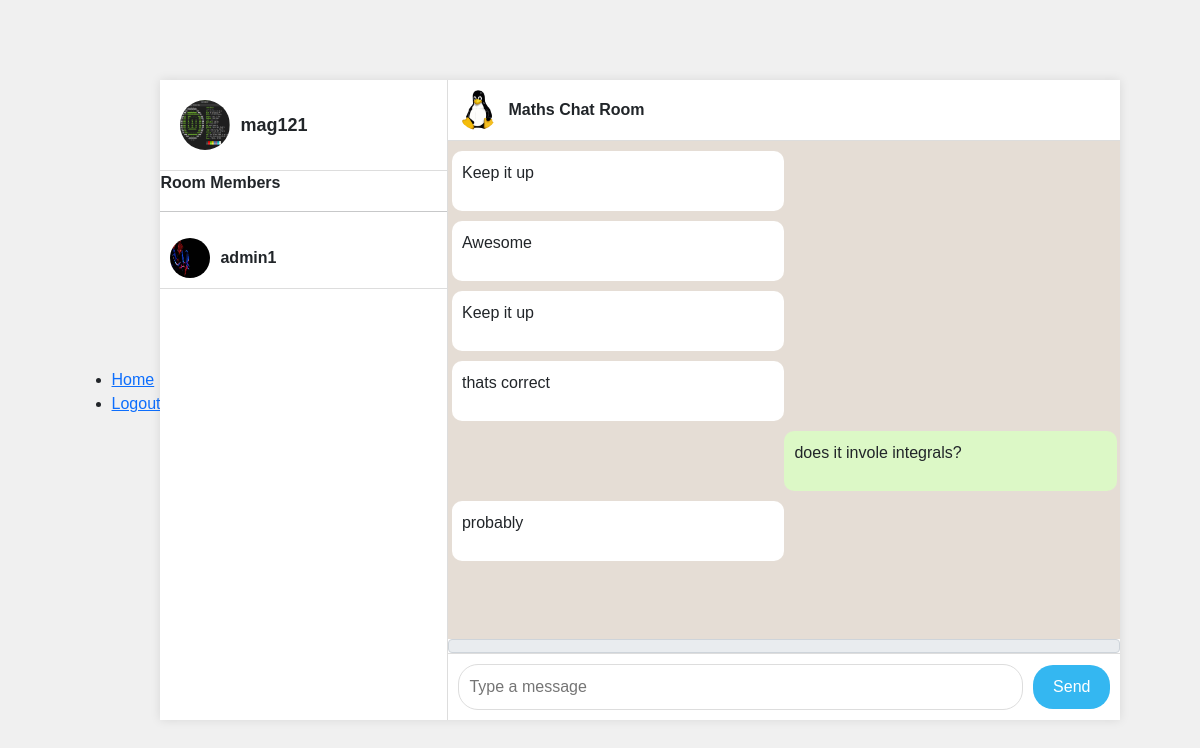
The app's page /chat/Maths (signed in) with its own data.
### chatapp/models.py (models this page shows, shortened)
class Profile(models.Model):
    pID = ShortUUIDField(primary_key=True, unique=True, editable=False)
    user = models.OneToOneField(User, on_delete=models.CASCADE)
    first_name = models.CharField(max_length=30, blank=True)
    last_name = models.CharField(max_length=30, blank=True)
    avatar = ResizedImageField(quality=70, upload_to='media/profile', blank=True, null=True)

class Room(models.Model):
    room_name = models.CharField(max_length=150, unique=True, primary_key=True)
    avatar = ResizedImageField(quality=70, upload_to='media/room', blank=True, null=True)
    members = models.ManyToManyField(Profile, blank=True)
    created_at = models.DateTimeField(auto_now_add=True)

class RoomChat(models.Model):
    mID = ShortUUIDField(primary_key=True, unique=True, editable=False)
    room = models.ForeignKey(Room, on_delete=models.CASCADE)
    author = models.ForeignKey(Profile, on_delete=models.SET_NULL, null=True)
    content = models.CharField(max_length=300, blank=False)
    image = ResizedImageField(blank=True, null=True, quality=70, upload_to="media/chats/images")
    file = models.FileField(blank=True, null=True, upload_to='media/chats/files')
    created_at = models.DateTimeField(auto_now_add=True)

### chatapp/views.py (the view)
# urls.py: path('chat/<str:pk>', views.chat, name='chat'),
@login_required(login_url='signin')
def chat(request, pk):
    room = Room.objects.get(room_name=pk)
    members = room.members.all()
    chats = RoomChat.objects.filter(room=room)
    context = {
        "room": room,
        "chats": chats,
        "members": members,
        "user": request.user,
        }
    if request.user.profile in members:
        return render(request, 'chat.html', context)
    else:
        return redirect('home')

### chatapp/templates/chat.html (shortened to what this page needs)
{% extends 'base.html' %}
{% load static %}
{% block content %}
<link rel="stylesheet" href="{% static 'styles.css' %}">
<div class="app-container">
    <div class="sidebar">
        <div class="profile-section">
            {% if user.profile.avatar %}
            <img src="{{ user.profile.avatar.url }}" alt="Profile" class="profile-pic">
            {% endif %}
            <span class="username">{{ user.username }}</span>
        </div>
        <div class="chat-list">
            <p><strong>Room Members</strong></p>
            <hr>
            {%for m in members %}
            {% if m != request.user.profile %}
            <div class="chat-item">
                {% if m.avatar %}
                <img src="{{ m.avatar.url }}" alt="Contact" class="contact-pic">
                {% endif %}
                <div class="chat-info">
                    <span class="contact-name">{{ m.user.username }} </span>
                </div>
            </div>
            {% endif %}
            {% endfor %}
        </div>
    </div>
    <div class="chat-window">
        <div class="chat-header">
            {% if room.avatar %}
            <img src="{{ room.avatar.url }}" alt="Contact" class="contact-pic">
            {% endif %}
            <span class="contact-name">{{ room.room_name }} Chat Room</span>
        </div>
        {% include 'partial.html' %}
        <form id="demo_form" enctype="multipart/form-data">
            <span class="input-group-text attach_btn">
            </span>
            <div class="message-input">
                <input id="content" name="content" type="text" placeholder="Type a message" id="content" required>
                <button type="submit">Send</button>
            </div>
        </form>
    </div>
</div>
{% endblock %}

### chatapp/templates/partial.html (shortened to what this page needs)
<div id="test" class="chat-messages">
    {% for chat in chats %}
    {% if chat.author == user.profile %}
    <div class="message sent">
        <p>{{ chat.content }}</p>
    </div>
    {% else %}
    <div class="message received">
        <p>{{ chat.content }}</p>
    </div>
    {% endif %}
    {% endfor %}
</div>

### chatapp/static/styles.css (style rules this page uses)
body { margin: 0; font-family: Arial, sans-serif; display: flex; justify-content: center; align-items: center; height: 100vh; background-color: #f0f0f0; }
.app-container { display: flex; width: 80%; height: 80vh; box-shadow: 0 0 10px rgba(0, 0, 0, 0.1); background-color: #fff; }
.sidebar { width: 30%; border-right: 1px solid #ddd; display: flex; flex-direction: column; }
.profile-section { padding: 20px; display: flex; align-items: center; border-bottom: 1px solid #ddd; }
.profile-pic { width: 50px; height: 50px; border-radius: 50%; margin-right: 10px; }
.username { font-size: 18px; font-weight: bold; }
.chat-list { flex: 1; overflow-y: auto; }
.chat-item { padding: 10px; display: flex; align-items: center; border-bottom: 1px solid #ddd; cursor: pointer; }
.contact-pic { width: 40px; height: 40px; border-radius: 50%; margin-right: 10px; }
.chat-info { flex: 1; }
.contact-name { font-size: 16px; font-weight: bold; }
.chat-window { flex: 1; display: flex; flex-direction: column; }
.chat-header { padding: 10px; display: flex; align-items: center; border-bottom: 1px solid #ddd; }
.chat-messages { flex: 1; padding: 10px; overflow-y: auto; background-color: #e5ddd5; }
.message { max-width: 60%; margin-bottom: 10px; padding: 10px; border-radius: 10px; }
.message.received { background-color: #fff; align-self: flex-start; margin-left: -1%; margin-right: 50%; }
.message.sent { background-color: #dcf8c6; align-self: flex-end; margin-right: -1%; margin-left: 50%; }
.message-input { display: flex; align-items: center; padding: 10px; border-top: 1px solid #ddd; }
.message-input input { flex: 1; padding: 10px; border: 1px solid #ddd; border-radius: 20px; margin-right: 10px; }
.message-input button { padding: 10px 20px; border: none; background-color: #34b7f1; color: #fff; border-radius: 20px; cursor: pointer; }

### records on screen
Profile: avatar (picture), user.username "admin1"
Room: avatar (picture), room_name "Maths"
RoomChat: content "Keep it up"
RoomChat: content "Awesome"
RoomChat: content "Keep it up"
RoomChat: content "thats correct"
RoomChat: content "does it invole integrals?"
RoomChat: content "probably"

### other values on screen
{{ user.username }} "mag121"
